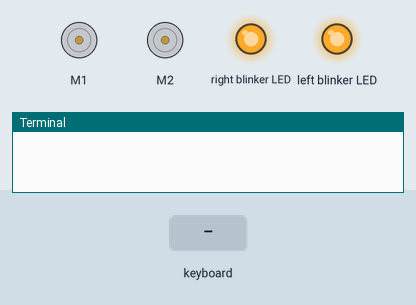
Simulated run of this program. Board: Raspberry Pi (BCM pin numbers) with a GoPiGo robot board. Shown: 2 × DC motor (green arrow = forward, orange = backward, longer = faster), output pins drawn as LEDs (lit = HIGH), the last lines printed to the terminal. Inputs (shaded band) come from the test bench. M1 is the left motor and M2 the right; the desktop window is not drawn, its controls go by their first labels and the mouse button is held 0.15 s.

Above: at 1.2 s.
1.3 s: key "w" typed on the keyboard
At 2.1 s:
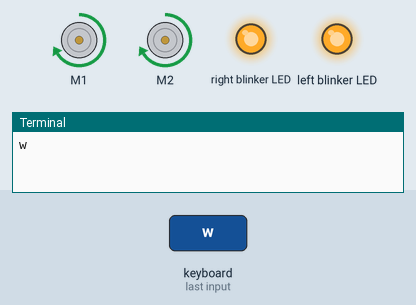
2.8 s: key "e" typed on the keyboard
At 3.2 s:
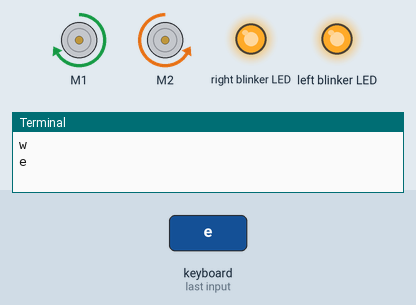
4.3 s: key "a" typed on the keyboard
At 5.5 s:
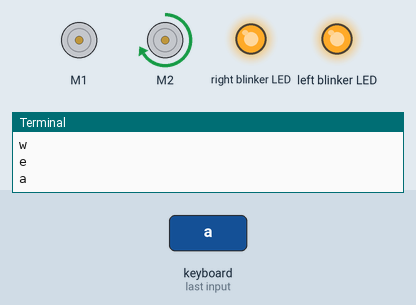
5.8 s: key "s" typed on the keyboard
At 6.7 s:
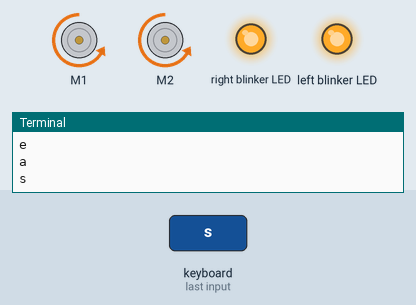
7.3 s: key "d" typed on the keyboard
At 7.8 s:
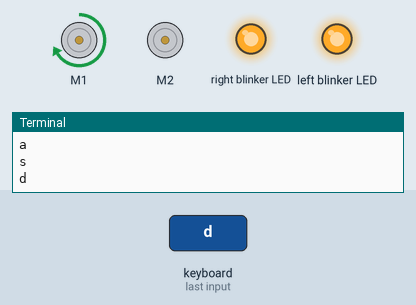
8.8 s: key space typed on the keyboard
At 10.2 s:
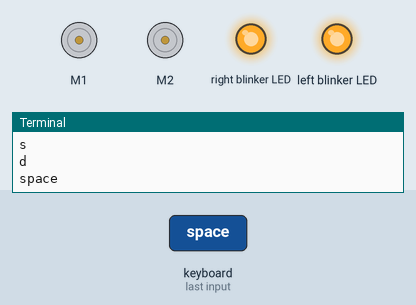
Timing chart, 0 to 11.3 s (numbered marks = the images above; inputs shaded):
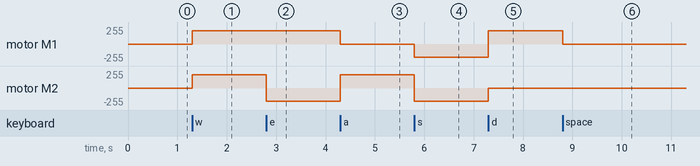

Measured:
- after the input at 1.3 s, motor M1, motor M2: stopped → forward 200/255 at once
- after the input at 2.8 s, motor M2: forward 200/255 → backward 200/255 at once
- after the input at 4.3 s, motor M1: forward 200/255 → stopped at once; motor M2: backward 200/255 → forward 200/255 at once
- after the input at 5.8 s, motor M1: stopped → backward 200/255 at once; motor M2: forward 200/255 → backward 200/255 at once
- after the input at 7.3 s, motor M1: backward 200/255 → forward 200/255 at once; motor M2: backward 200/255 → stopped at once
- after the input at 8.8 s, motor M1: forward 200/255 → stopped at once

The program:

testing4.py
```python
import Tkinter as tk
from gopigo import *

led_on(LED_L)
led_on(LED_R)


def key_input(event):
    key_press = event.keysym.lower()
    print(key_press)

    if key_press == 'w':
        fwd()
    elif key_press == 'q':
        left_rot()
    elif key_press == 'e':
        right_rot()
    elif key_press == 'a':
         left()
    elif key_press == 's':
        bwd()
    elif key_press == 'd':
        right()
    elif key_press == 'space':
        stop()
    elif key_press == 'z':
        print volt()
    elif key_press == 'x':
        increase_speed()
    elif key_press == 'c':
        decrease_speed()
    elif key_press == 'v':
        set_speed(200)


command = tk.Tk()
command.bind_all('<Key>',key_input)
command.mainloop()
```
